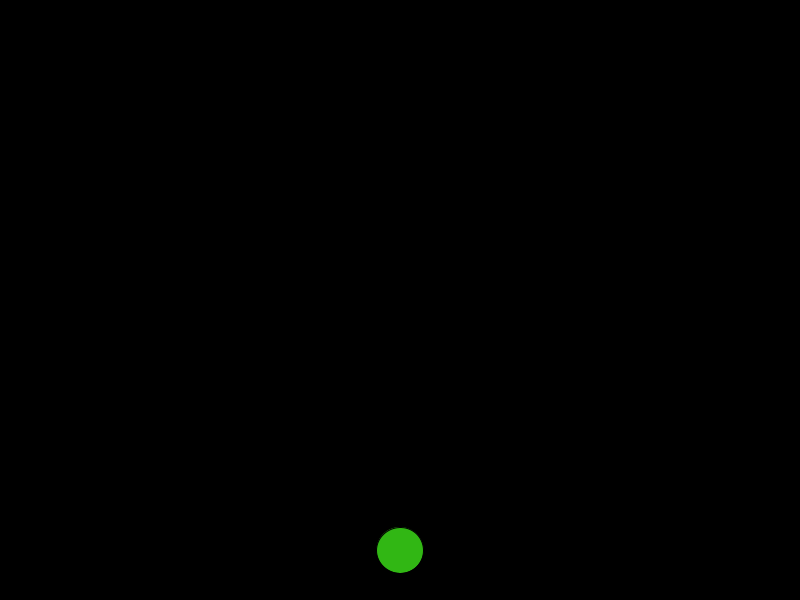
Frame 1 (no input)
Frame 60 (the mouse pressed at the canvas centre just before this capture): identical to frame 1, image omitted
Frame 120 (the mouse held since frame 60 and released just before this capture): identical to frame 1, image omitted

The Processing sketch that drew this single still picture (run headless with seeded random() and noise(); from frame 60 on, the mouse is pressed at the canvas centre):

// Processing sketch: Frogger
// ── Frogger.pde
int frogX = 400;
int frogY = 550;
int frogHop = 15;
void setup(){
  size(800, 600);
}
void draw(){
  background(0,0,0);
fill(#31B714);
ellipse(frogX, frogY, 47, 46);
xboundaries();
yboundaries();
}
void keyPressed()
{
    if(key == CODED){
        if(keyCode == UP)
        {
            frogY-=frogHop;
        }
        else if(keyCode == DOWN)
        {
            frogY+=frogHop;
        }
        else if(keyCode == RIGHT)
        {
            frogX+=frogHop;
        }
        else if(keyCode == LEFT)
        {
          frogX-=frogHop;
        }
    }
}
void xboundaries(){
  if(frogX<=0){
    frogX=800;
  }
  else if(frogX>=800){
    frogX=0;
  }
}
void yboundaries(){
  if(frogY<=0){
    frogY=600;
  }
  else if(frogY>=600){
    frogY=0;
  }
}
